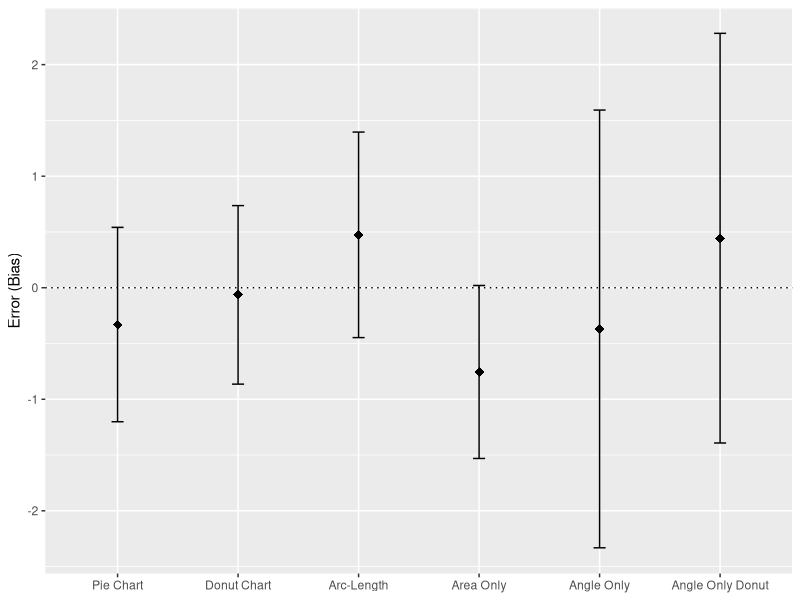
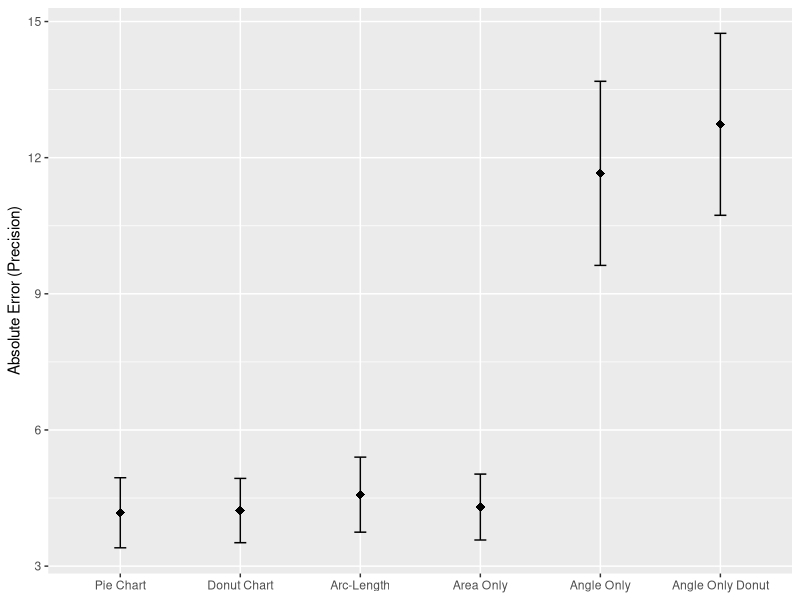
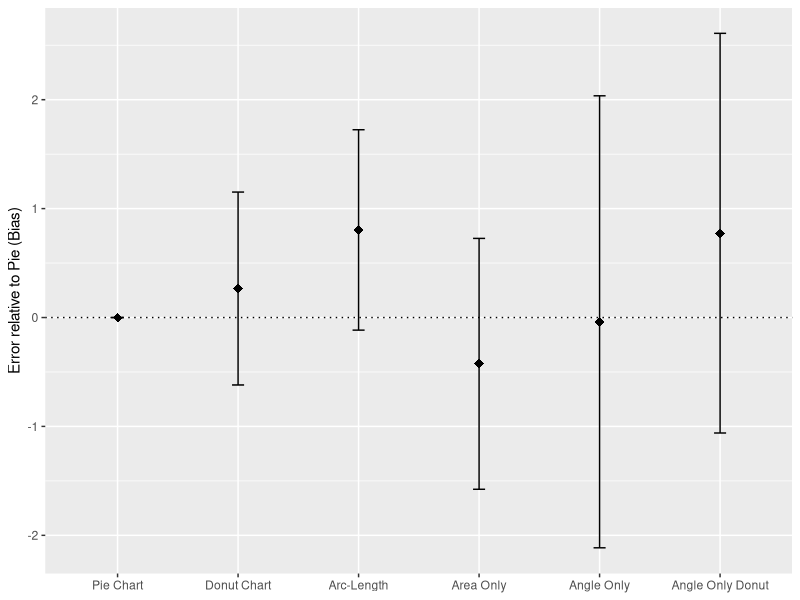
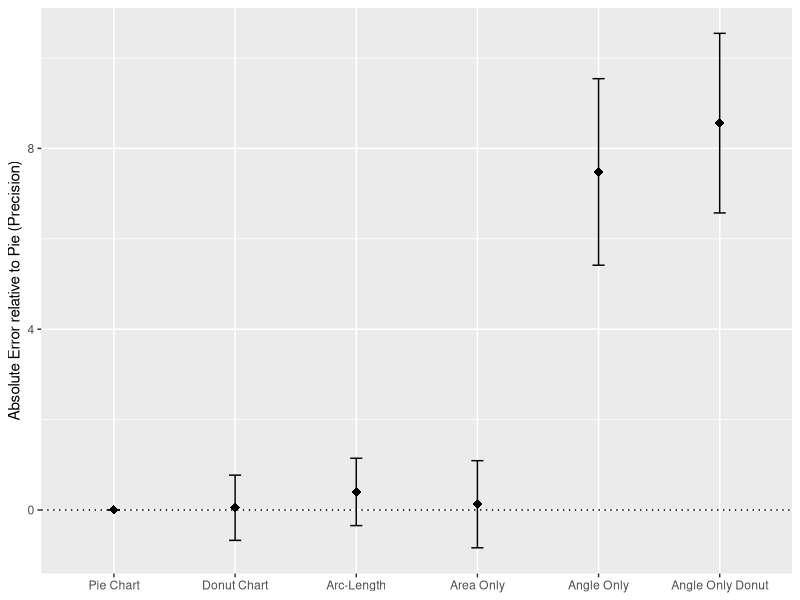
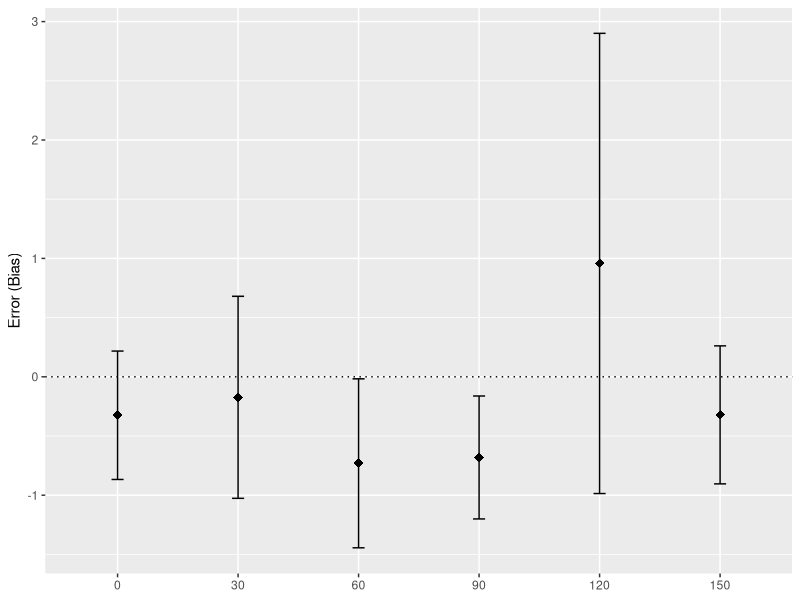
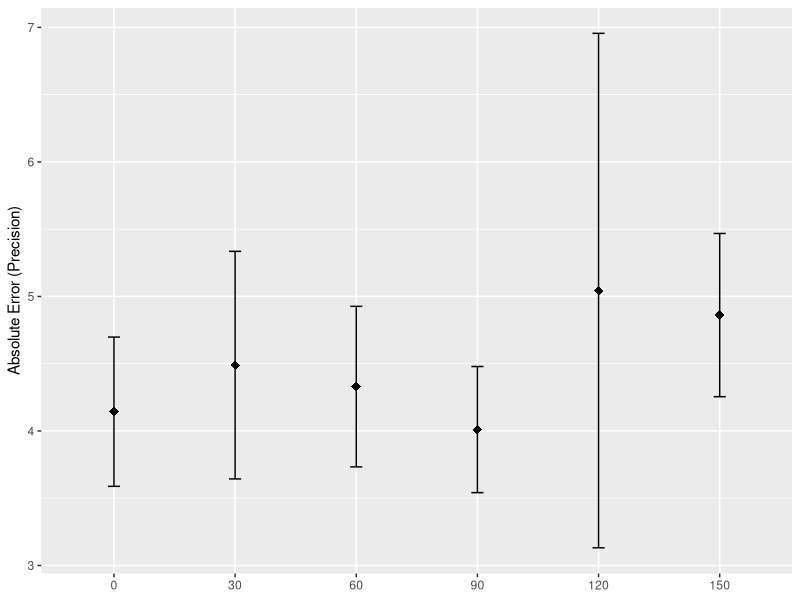
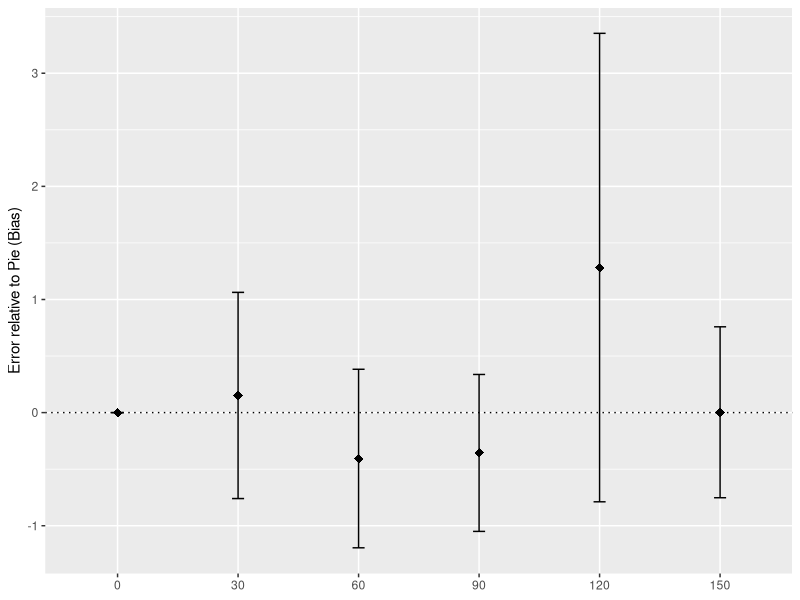
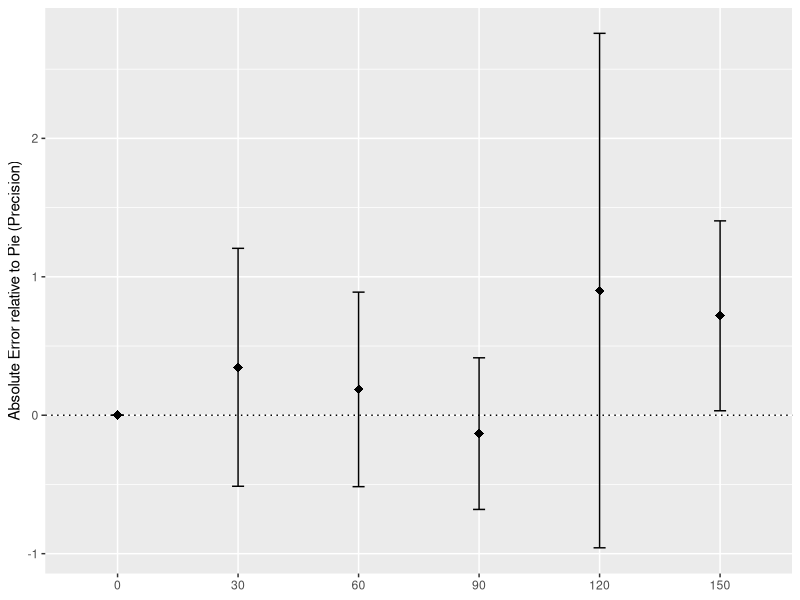

R code for these plots, in order:
library(dplyr)
library(ggplot2)

lowerCI <- function(v) {
	mean(v) - sd(v)*1.96/sqrt(length(v))
}

upperCI <- function(v) {
	mean(v) + sd(v)*1.96/sqrt(length(v))
}

plotCIs <- function(dataFrame, x_variable, y_variable, label, zeroLine=FALSE) {
	p <- ggplot(dataFrame, aes(x=x_variable, fill=x_variable, y=y_variable))
	if (zeroLine) {
		p <- p + geom_hline(yintercept=0, linetype="dotted")
	}
	p <- p +
		stat_summary(fun.ymin=lowerCI, fun.ymax=upperCI, geom="errorbar", aes(width=.1)) +
		stat_summary(fun.y=mean, geom="point", shape=18, size=3, show.legend = FALSE) + 
		labs(x = NULL, y = label)
	print(p)
}

setwd("~/Documents/src/pie-summaries")

# data was reshaped in Google Sheets, and opposite answer corrections were calculated here: https://docs.google.com/spreadsheets/d/1ykUK7l82OZAMIvE8jHLjqYt6GmsKuTl934qqgxZ2faE/edit?usp=sharing
# aaa = arcs angles areas
aaa <- read.csv("data/arcs-angles-areas-merged.csv") %>%
	mutate(chart_type = factor(chart_type,
							   levels=c('Pie Chart', 'Donut Chart', 'Arc-Length Chart',  'Area Chart', 'Pie Angle Chart', 'Donut Angle Chart'),
							   labels=c('Pie Chart', 'Donut Chart', 'Arc-Length',  'Area Only', 'Angle Only', 'Angle Only Donut')),
		   judged_true_corrected = ifelse(log_error == log_opposite, judged_true, (100-ans_trial)-correct_ans)
	)

aaaAggregated <- aaa %>%
	group_by(chart_type, subjectID) %>%
	summarize(meanError = mean(judged_true_corrected),
			  meanAbsError = mean(abs(judged_true_corrected)))

aaaPies <- aaaAggregated %>%
	filter(chart_type == "Pie Chart") %>%
	select(subjectID,
		   pie_meanError = meanError,
		   pie_meanAbsError = meanAbsError,
		   chartPie = chart_type) # since we can't seem to get rid of the chart_type column

aaaJoined <- left_join(aaaPies, aaaAggregated) %>%
	mutate(pieDifferenceMeanError = meanError-pie_meanError,
		   pieDifferenceMeanAbsError = meanAbsError-pie_meanAbsError)

plotCIs(aaaAggregated, aaaAggregated$chart_type, aaaAggregated$meanError, "Error (Bias)", TRUE)

plotCIs(aaaAggregated, aaaAggregated$chart_type, aaaAggregated$meanAbsError, "Absolute Error (Precision)")

plotCIs(aaaJoined, aaaJoined$chart_type, aaaJoined$pieDifferenceMeanError, "Error relative to Pie (Bias)", TRUE)

plotCIs(aaaJoined, aaaJoined$chart_type, aaaJoined$pieDifferenceMeanAbsError, "Absolute Error relative to Pie (Precision)", TRUE)


#
#
# donut inner radii
donuts <- read.csv("data/donut-radii-merged.csv") %>%
	mutate(inner_radius = factor(inner_radius))

# get the average result for condition 1 per subject
donutsAggregated <- donuts %>%
	group_by(inner_radius, subjectID) %>%
	summarize(meanError = mean(judged_true),
			  meanAbsError = mean(abs(judged_true)))

donuts0radius <- donutsAggregated %>%
	filter(inner_radius == 0) %>%
	rename(pie_meanError = meanError,
		   pie_meanAbsError = meanAbsError,
		   r0 = inner_radius)

donutsJoined <- left_join(donuts0radius, donutsAggregated) %>%
	mutate(pieDifferenceMeanError = meanError-pie_meanError,
		   pieDifferenceMeanAbsError = meanAbsError-pie_meanAbsError)

plotCIs(donutsAggregated, donutsAggregated$inner_radius, donutsAggregated$meanError, "Error (Bias)", TRUE)

plotCIs(donutsAggregated, donutsAggregated$inner_radius, donutsAggregated$meanAbsError, "Absolute Error (Precision)")

plotCIs(donutsJoined, donutsJoined$inner_radius, donutsJoined$pieDifferenceMeanError, "Error relative to Pie (Bias)", TRUE)

plotCIs(donutsJoined, donutsJoined$inner_radius, donutsJoined$pieDifferenceMeanAbsError, "Absolute Error relative to Pie (Precision)", TRUE)

#
#
# pie-variations variations
variations <- read.csv("data/pie-variations-enriched.csv")

variationsFiltered <- variations %>%
	filter(workerID != "QV69HK91") %>% # filter out the guy who answered in degress rather than percent
	mutate(chart.type = factor(chart.type,
							   levels=c('pie', 'outerRadius', 'exploded',  'square', 'ellipse'),
							   labels=c('Pie', 'Larger Slice', 'Exploded', 'Square', 'Ellipse')),
		   absError = abs(judged.true),
		   opposite = (abs(opposite.ans-correct.ans) < absError) & (abs(50-correct.ans) > 5))

variationsAggregated <- variationsFiltered %>%
	group_by(chart.type, workerID) %>%
	summarize(meanError = mean(judged.true),
			  ci95Error = sd(judged.true)*1.96/sqrt(n()),
			  meanAbsError = mean(abs(judged.true)),
			  ci95AbsError = sd(abs(judged.true))*1.96/sqrt(n())
	)

# Only pick pie charts
pieChartsOnly <- variationsAggregated %>%
	filter(chart.type == "Pie") %>%
	select(workerID,
		   pie_meanError = meanError,
		   pie_meanAbsError = meanAbsError,
		   chartPie = chart.type) # since we can't seem to get rid of the chart.type column

# join pieChartsOnly back in to calculate difference from pie error per person
variationsJoined <- left_join(pieChartsOnly, variationsAggregated, by=c("workerID")) %>%
	mutate(
		pieDifferenceMeanError = meanError-pie_meanError,
		pieDifferenceMeanAbsError = meanAbsError-pie_meanAbsError)

plotCIs(variationsAggregated, variationsAggregated$chart.type, variationsAggregated$meanError, "Error (Bias)", TRUE)

plotCIs(variationsAggregated, variationsAggregated$chart.type, variationsAggregated$meanAbsError, "Absolute Error (Precision)")

plotCIs(variationsJoined, variationsJoined$chart.type, variationsJoined$pieDifferenceMeanError, "Error relative to Pie (Bias)", TRUE)

plotCIs(variationsJoined, variationsJoined$chart.type, variationsJoined$pieDifferenceMeanAbsError, "Absolute Error relative to Pie (Precision)", TRUE)
